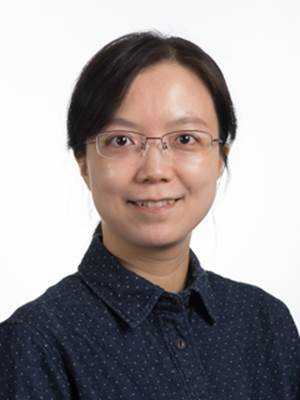
#> input picture image_set/cathy.jpg, 300 x 400 px, given in place of the camera
$ python run.py image_set/cathy.jpg   (Python 2 division)   (older library calls are emulated)
#> lines starting #> are read from the running program, lines starting #| are printed output that depends on the picture; after the words box and inside, x2 and y2 are one past the last pixel; in counts of white or black regions, pixels touching at a corner belong together
### facepp.py
# -*- coding: utf-8 -*-

"""a simple facepp sdk
example:
api = API(key, secret)
api.detect(img = File('/tmp/test.jpg'))"""

__all__ = ['File', 'APIError', 'API']


DEBUG_LEVEL = 1

import sys
import socket
import urllib2
import json
import os.path
import itertools
import mimetools
import mimetypes
import time
import tempfile
from collections import Iterable


class File(object):

    """an object representing a local file"""
    path = None
    content = None

    def __init__(self, path):
        self.path = path
        self._get_content()

    # [8 lines left out: function _get_content, not called in this run]

    def get_filename(self):
        return os.path.basename(self.path)


class APIError(Exception):
    code = None
    """HTTP status code"""

    url = None
    """request URL"""

    body = None
    """server response body; or detailed error information"""

    # [4 lines left out: function __init__, not called in this run]

    def __str__(self):
        return 'code={s.code}\nurl={s.url}\n{s.body}'.format(s=self)

    __repr__ = __str__


class API(object):
    key = None
    secret = None
    server = 'https://api-cn.faceplusplus.com/facepp/v3/'

    decode_result = True
    timeout = None
    max_retries = None
    retry_delay = None

    def __init__(self, key, secret, srv=None,
                 decode_result=True, timeout=30, max_retries=10,
                 retry_delay=5):
        """:param srv: The API server address
        :param decode_result: whether to json_decode the result
        :param timeout: HTTP request timeout in seconds
        :param max_retries: maximal number of retries after catching URL error
            or socket error
        :param retry_delay: time to sleep before retrying"""
        self.key = key
        self.secret = secret
        if srv:
            self.server = srv
        self.decode_result = decode_result
        assert timeout >= 0 or timeout is None
        assert max_retries >= 0
        self.timeout = timeout
        self.max_retries = max_retries
        self.retry_delay = retry_delay

        _setup_apiobj(self, self, [])

    # [4 lines left out: function update_request, not called in this run]


def _setup_apiobj(self, api, path):
    if self is not api:
        self._api = api
        self._urlbase = api.server + '/'.join(path)

    lvl = len(path)
    done = set()
    for i in _APIS:
        if len(i) <= lvl:
            continue
        cur = i[lvl]
        if i[:lvl] == path and cur not in done:
            done.add(cur)
            setattr(self, cur, _APIProxy(api, i[:lvl + 1]))


class _APIProxy(object):
    _api = None
    """underlying :class:`API` object"""

    _urlbase = None

    def __init__(self, api, path):
        _setup_apiobj(self, api, path)

    # [61 lines left out: functions __call__, _mkarg, not called in this run]


# ref: http://www.doughellmann.com/PyMOTW/urllib2/
class _MultiPartForm(object):

    """Accumulate the data to be used when posting a form."""

    # [5 lines left out: function __init__, not called in this run]

    def get_content_type(self):
        return 'multipart/form-data; boundary=%s' % self.boundary

    # [46 lines left out: functions add_field, add_file, __str__, not called in this run]


def _print_debug(msg):
    if DEBUG_LEVEL:
        sys.stderr.write(str(msg) + '\n')

_APIS = [
    '/detect',
    '/compare',
    '/search',
    '/faceset/create',
    '/faceset/addface',
    '/faceset/removeface',
    '/faceset/update',
    '/faceset/getdetail',
    '/faceset/delete',
    '/faceset/getfacesets',
    '/face/analyze',
    '/face/getdetail',
    '/face/setuserid'
]

_APIS = [i.split('/')[1:] for i in _APIS]

### run.py
#-*- coding: utf-8 -*-
import cv2
import numpy as np
import time
import requests
import os
import mimetypes
import sys
import json

# cascPath = sys.argv[1]
# faceCascade = cv2.CascadeClassifier(cascPath)

def save_face():

	# Capture frame-by-frame
	ret,img = video_capture.read()
#> img is the input picture: shape (400, 300, 3); mean B, G, R 152.9, 152.2, 158.5

	gray = cv2.cvtColor(img, cv2.COLOR_BGR2GRAY)
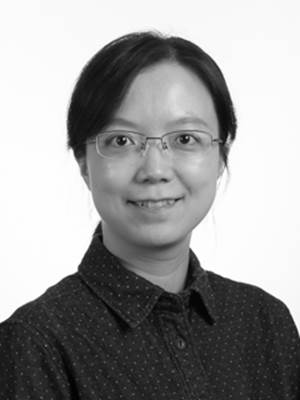
#> gray: shape (400, 300); min 0, max 255, mean 154.2
	# [4 lines of commented-out code are left out]

	persons = faceCascade.detectMultiScale(
		gray,
		scaleFactor=1.2,
		minNeighbors=10,
		minSize=(30, 30),
		#flags=cv2.cv.CV_HAAR_SCALE_IMAGE
		)
#> persons = [[78, 78, 162, 162]]

	#Draw rectangle

	if len(persons) == 0:
	 	# cv2.imshow("Wait a bit", img)
	 	opencv_result = 0

	else:
		for (x, y, w, h) in persons:
			img = cv2.rectangle(img, (x, y), (x+w, y+h), (0, 255, 0), 2)
#> this loop made 1 pass
#> pass 1, in save_face, `img = cv2.rectangle(img, (x, y), (x+w, y+h), (0, 255, 0), 2)`:
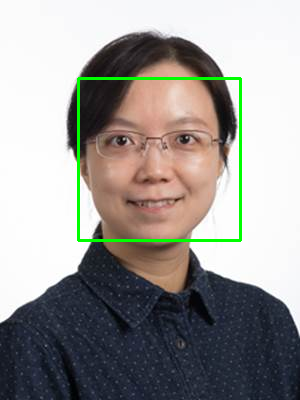
#> img: shape (400, 300, 3); 1.62% of pixels changed, all inside (x1, y1, x2, y2) = (77, 77, 242, 242)
		# cv2.imshow('We found you',img)
		cv2.imwrite("testimage/faceDetected.jpg",img)
		opencv_result = 1

		pass

	# print(opencv_result)
	return opencv_result


import os
from pprint import pformat
from facepp import API, File

# from create_faceset import Face
Face={'panos.jpg': u'1f25e25979ee87c1bdb66d47c5fd9337', 'roy.jpg': u'f8bb8d9d768ccb93a340119cfc57f54a', 'nilanga.jpg': u'999c28fc5de7c309a1f40ae9093812cf', 'subrat.jpg': u'cd659f213530d1fc0380335bdc374b1b','jonas.jpg': u'b702381da54ce2dea6b0d5e1290c1e94', 'federico.png': u'2c669809b4b0a18fd7aa7274d6de3f99', 'monika.jpg': u'7b143b54453361ba5feffb4c1b01fd7e', 'cathy.jpg': u'c3ec9388689b0a3ff3379476ec6f93e7','jahirul.jpg': u'0d5087bba152dc6ddb7dd8b682d081d9'}
# [7 lines of commented-out code are left out]
API_KEY="sOs8Asj9FyWTmnvMmK0fDz9pZ0UrWeS-"
API_SECRET="6_D533mPxcz2ys_CpxrNyg9UZ30iEtVt"
api = API(API_KEY, API_SECRET)

#the server of international version
api_server_international = 'https://api-us.faceplusplus.com/facepp/v3/'

# Import system libraries and define helper functions
# [64 lines left out: functions print_result, face_compare, not called in this run]


import json
from datetime import datetime

faceCascade = cv2.CascadeClassifier('haarcascade_frontalface_default.xml')
video_capture = cv2.VideoCapture(1)
person_list=[]

if not video_capture.isOpened():
	print("Capture did not succeed :(")

while True:
    opencv_result=save_face()

    if opencv_result == 1:

        person = "finding"
        print(person),


        if person != 'none':
#> (the run stopped early here; a loop or call above may not have finished)

$ run again, on image_set/jonas.jpg
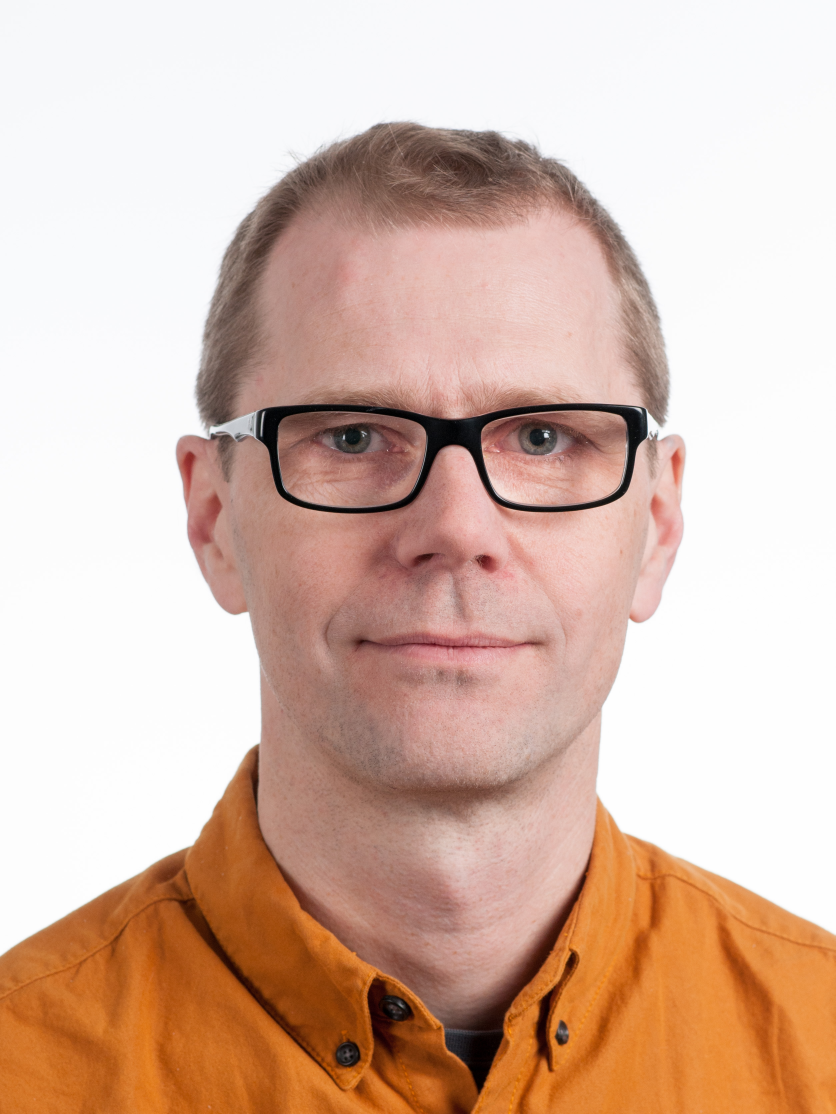
#> input picture image_set/jonas.jpg, 2506 x 3341 px, given in place of the camera (shown at 1/3 size)
#> in save_face, img is the input picture: shape (3341, 2506, 3); mean B, G, R 170, 185.2, 215.3
#> in save_face, `gray = cv2.cvtColor(img, cv2.COLOR_BGR2GRAY)`:
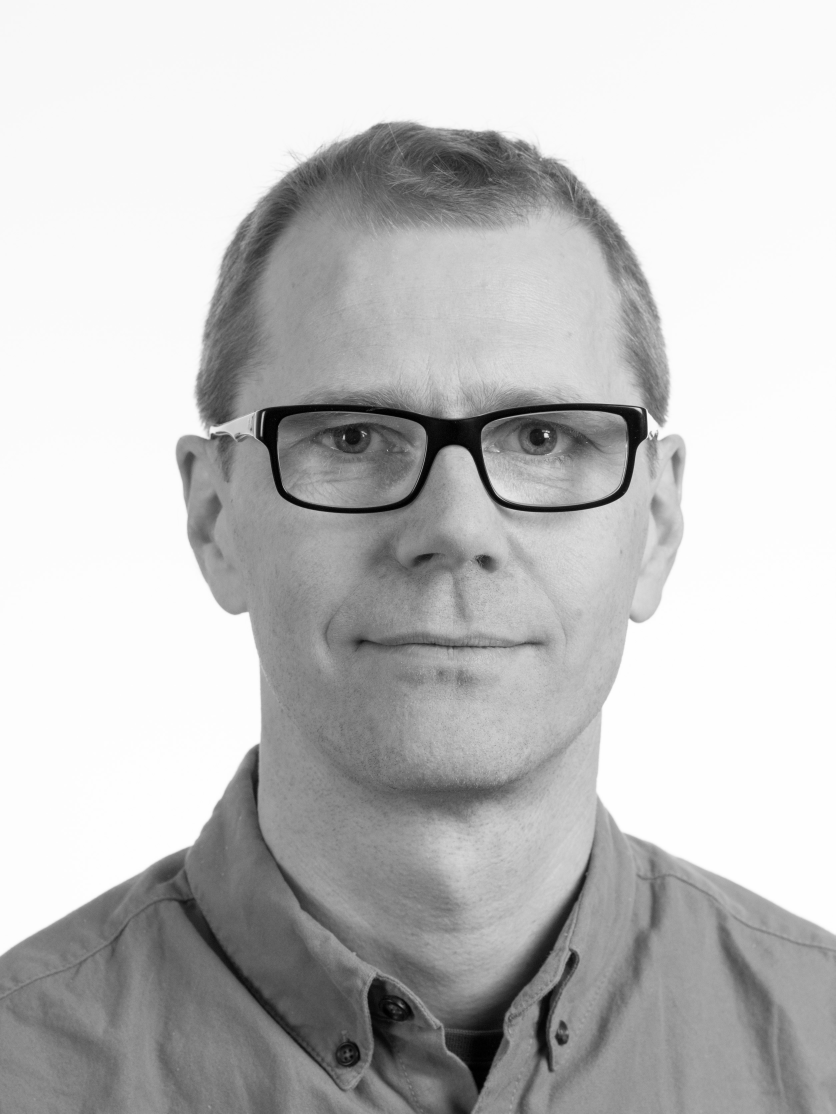
#> gray: shape (3341, 2506) (shown at 1/3 size); min 0, max 255, mean 192.5
#> persons = ()

$ run again, on image_set/monika.jpg
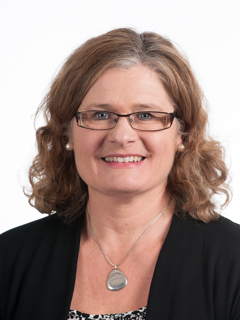
#> input picture image_set/monika.jpg, 240 x 320 px, given in place of the camera
#> in save_face, img is the input picture: shape (320, 240, 3); mean B, G, R 131.7, 138.3, 158.5
#> in save_face, `gray = cv2.cvtColor(img, cv2.COLOR_BGR2GRAY)`:
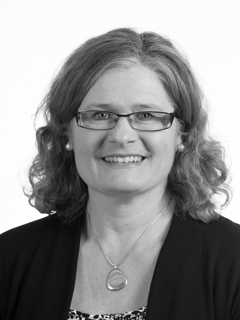
#> gray: shape (320, 240); min 0, max 255, mean 143.6
#> persons = [[60, 67, 130, 130]]
#> the loop in save_face, `for (x, y, w, h) in persons:` made 1 pass
#> pass 1, in save_face, `img = cv2.rectangle(img, (x, y), (x+w, y+h), (0, 255, 0), 2)`:
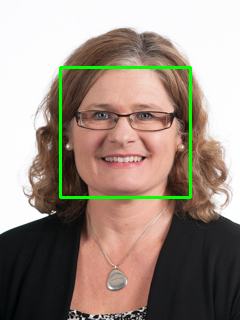
#> img: shape (320, 240, 3); 2.03% of pixels changed, all inside (x1, y1, x2, y2) = (59, 66, 192, 199)
